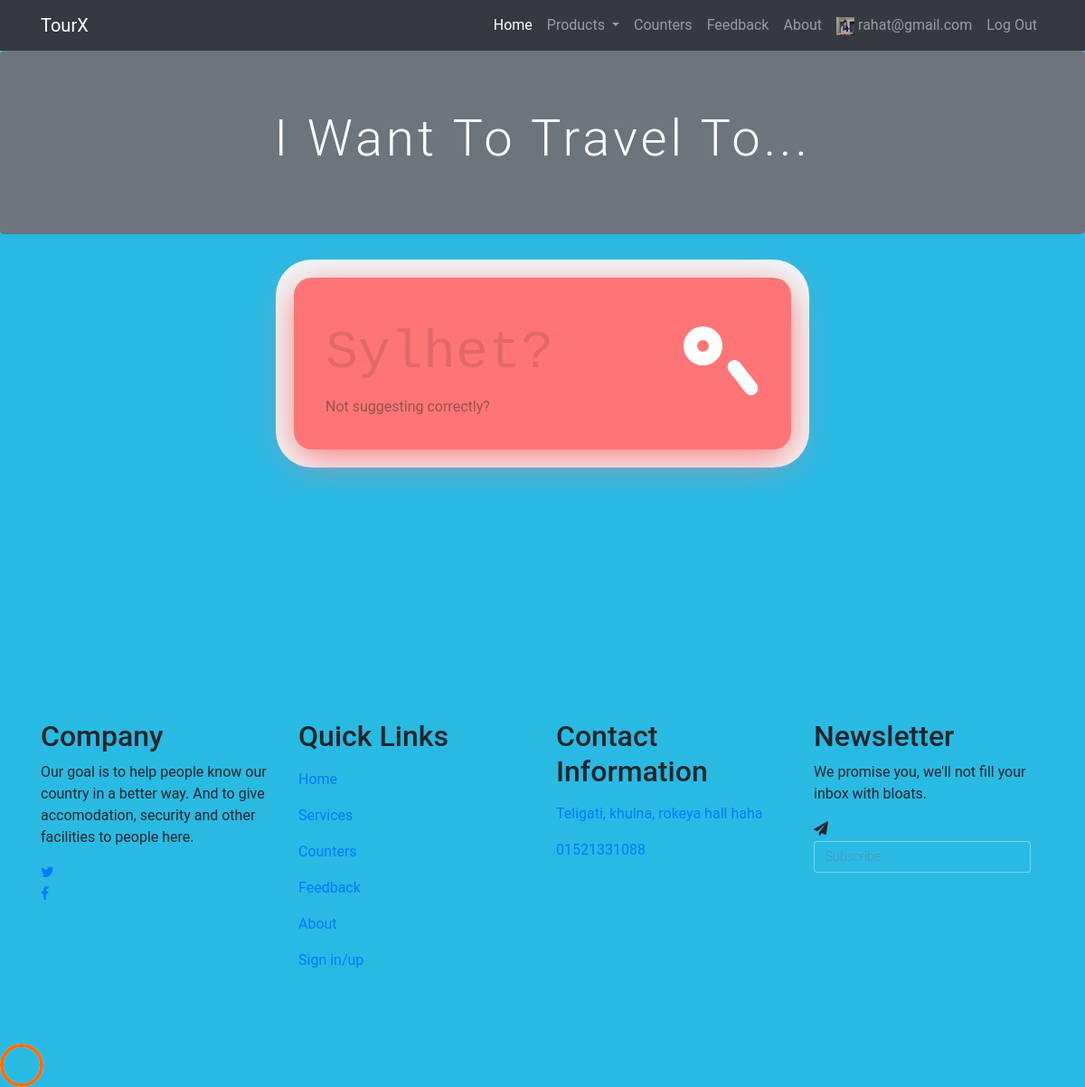
Screenshot of /tour/1/ (signed in) with the database file from the repository.
### tourx/models.py (models this page shows)
class Profile(AbstractUser):
    username = None
    email = models.EmailField(unique=True)
    profile_pic = models.ImageField(verbose_name='Profile Picture', upload_to='profiles/', null=True, blank=True)
    mobile = models.CharField(max_length=100)
    photo_id = models.ImageField(verbose_name='Photo ID', upload_to='photo_ids', null=True, blank=True)
    is_scout = models.BooleanField(default=False)
    address = models.CharField(max_length=200)
    tokens = models.IntegerField(default=0)
    birth = models.DateField(default='2010-12-30')
    USERNAME_FIELD = 'email'
    REQUIRED_FIELDS = []
    objects = UserManager()

### tourx/views.py (the view, shortened to what this page needs)
# urls.py: path('tour/<val>/', views.tour, name='tour'),
def tour(request, val):
    print('In tour')
    if val == '1':
        jumbo_title = 'I want to travel to...'
        search = 'Sylhet?'
        next_des = 2
        typ = 'tour'
        context = {'jumbo_title': jumbo_title, 'search': search, 'next': next_des, 'type': typ}
        return render(request, template_name='tour.html', context=context)
    else:
        product_list = models.Place.objects.all()
        typ = 'tour'
        context = {'products': product_list, 'type': typ}
        print(product_list)
        return render(request, template_name='selection.html', context=context)

### templates/tour.html
{% extends 'base.html' %}
{% load static %}
{% block extra_css %}
    <link href="{% static 'css/search.css' %}" rel="stylesheet">
{% endblock %}
{% block content %}
    <div>
        <div class="jumbotron bg-secondary">
          <h1 class="display-4">{{ jumbo_title }}</h1>
        </div>
    </div>
    <div id="search" class="mt-5 mb-5">
        <div class="tb">
            <div class="td">
                <input type="text" placeholder="{{ search }}" required>
            </div>
            <div class="td" id="s-cover">
                <button onclick="window.location.href = '{% url type next %}';">
                    <div id="s-circle"></div>
                    <span></span>
                </button>
            </div>
        </div>
        <a href="#" style="color: #2e2e2e; opacity: .5">Not suggesting correctly?</a>
    </div>
    <div style="height: 250px;"></div>
{%  endblock %}

### templates/base.html (shortened to what this page needs)
{% load static %}
<!DOCTYPE html>
<html lang="en">
<head>
    <link rel="stylesheet" href="https://cdnjs.cloudflare.com/ajax/libs/twitter-bootstrap/4.3.1/css/bootstrap.min.css">
    <link rel="stylesheet" href="https://cdnjs.cloudflare.com/ajax/libs/open-iconic/1.1.1/font/css/open-iconic-bootstrap.min.css">
    <link rel="stylesheet" href="https://cdnjs.cloudflare.com/ajax/libs/OwlCarousel2/2.3.4/assets/owl.carousel.min.css">
    <link rel="stylesheet" href="https://cdnjs.cloudflare.com/ajax/libs/OwlCarousel2/2.3.4/assets/owl.theme.default.min.css">
    <link rel="stylesheet" href="https://cdnjs.cloudflare.com/ajax/libs/magnific-popup.js/1.1.0/magnific-popup.min.css">
    <link rel="stylesheet" href="https://cdnjs.cloudflare.com/ajax/libs/aos/2.3.4/aos.css">
    <link rel="stylesheet" href="https://cdnjs.cloudflare.com/ajax/libs/ionicons/4.4.8/css/ionicons.min.css">
    <link rel="stylesheet" href="https://cdnjs.cloudflare.com/ajax/libs/bootstrap-datepicker/1.8.0/css/bootstrap-datepicker.min.css">
    <link rel="stylesheet" href="https://cdnjs.cloudflare.com/ajax/libs/jquery-timepicker/1.10.0/jquery.timepicker.min.css">
    <link rel="stylesheet" href="{% static 'css/base.css' %}">
    <link rel="stylesheet" href="{% static 'css/animate.css' %}">
    <link rel="stylesheet" href="{% static 'css/flaticon.css' %}">
    <link rel="stylesheet" href="{% static 'css/icomoon.css' %}">
    {% block extra_css %}
    {% endblock %}
</head>
<body>
<nav class="navbar navbar-expand-lg navbar-dark ftco_navbar bg-dark ftco-navbar-light" id="ftco-navbar">
    <div class="container">
        <a class="navbar-brand" href="index.html">TourX</a>
        <div class="collapse navbar-collapse" id="ftco-nav">
            <ul class="navbar-nav ml-auto">
                <li class="nav-item active"><a href="{% url 'home' %}" class="nav-link">Home</a></li>
                <li class="nav-item dropdown">
                    <a class="nav-link dropdown-toggle" href="#" id="dropdown04" data-toggle="dropdown" aria-haspopup="true" aria-expanded="false">
                        Products
                    </a>
                </li>
                <li class="nav-item"><a href="{% url 'counters' %}" class="nav-link">Counters</a></li>
                <li class="nav-item"><a href="about" class="nav-link">Feedback</a></li>
                <li class="nav-item"><a href="#about" class="nav-link">About</a></li>
                {% if user.is_authenticated %}
                    <li class="nav-item"><a href="{% url 'loggedin' %}" class="nav-link"><img src="{{ user.profile_pic.url }}" height="20px" width="20px" alt="Profile picture"/> {{ user.email }}</a></li>
                    <li class="nav-item"><a href="{% url 'logout' %}" class="nav-link">Log Out</a></li>
                {% else %}
                    <li class="nav-item"><a href="{% url 'login' %}" class="nav-link">Sign in</a></li>
                    <li class="nav-item"><a href="{% url 'signup' %}" class="nav-link">Sign up</a></li>
                {% endif %}
            </ul>
        </div>
    </div>
</nav>
{% block content %}
{% endblock %}
<footer class="ftco-footer ftco-bg-dark ftco-section" id="about">
    <div class="container">
        <div class="row mb-5">
            <div class="col-md">
                <div class="ftco-footer-widget mb-4">
                    <h2 class="ftco-heading-2">Company</h2>
                    <p>Our goal is to help people know our country in a better way. And to give accomodation, security and other facilities to people here.</p>
                    <ul class="ftco-footer-social list-unstyled float-md-left float-lft">
                        <li class="ftco-animate"><a href="#"><span class="icon-twitter"></span></a></li>
                        <li class="ftco-animate"><a href="#"><span class="icon-facebook"></span></a></li>
                    </ul>
                </div>
            </div>
            <div class="col-md">
                <div class="ftco-footer-widget mb-4">
                    <h2 class="ftco-heading-2">Quick Links</h2>
                    <ul class="list-unstyled">
                        <li><a href="#" class="py-2 d-block">Home</a></li>
                        <li><a href="#" class="py-2 d-block">Services</a></li>
                        <li><a href="#" class="py-2 d-block">Counters</a></li>
                        <li><a href="#" class="py-2 d-block">Feedback</a></li>
                        <li><a href="#" class="py-2 d-block">About</a></li>
                        <li><a href="#" class="py-2 d-block">Sign in/up</a></li>
                    </ul>
                </div>
            </div>
            <div class="col-md">
                <div class="ftco-footer-widget mb-4">
                    <h2 class="ftco-heading-2">Contact Information</h2>
                    <ul class="list-unstyled">
                        <li><a href="#" class="py-2 d-block">Teligati, khulna, rokeya hall haha</a></li>
                        <li><a href="#" class="py-2 d-block">01521331088</a></li>
                    </ul>
                </div>
            </div>
            <div class="col-md">
                <div class="ftco-footer-widget mb-4">
                    <h2 class="ftco-heading-2">Newsletter</h2>
                    <p>We promise you, we'll not fill your inbox with bloats.</p>
                    <form action="#" class="subscribe-form">
                        <div class="form-group">
                            <span class="icon icon-paper-plane"></span>
                            <input type="text" class="form-control" placeholder="Subscribe">
                        </div>
                    </form>
                </div>
            </div>
        </div>
    </div>
</footer>
<div id="ftco-loader" class="show fullscreen">
    <svg class="circular" width="48px" height="48px">
        <circle class="path-bg" cx="24" cy="24" r="22" fill="none" stroke-width="4" stroke="#eeeeee"></circle>
        <circle class="path" cx="24" cy="24" r="22" fill="none" stroke-width="4" stroke-miterlimit="10" stroke="#F96D00"></circle>
    </svg>
</div>
</body>
</html>

### static/css/base.css (style rules this page uses)
body { background-size: cover; background: #29bae4 fixed; font-family: 'Roboto', sans-serif; }
h1 { font-size: 3em; text-align: center; color: #fff; font-weight: 100; text-transform: capitalize; letter-spacing: 4px; font-family: 'Roboto', sans-serif; }
input[type="text"], input[type="email"], input[type="password"] { font-size: 0.9em; color: #fff; font-weight: 100; width: 94.5%; display: block; border: none; padding: 0.8em; border: solid 1px rgba(255, 255, 255, 0.37); -webkit-transition: all 0.3s cubic-bezier(0.64, 0.09, 0.08, 1); transition: all 0.3s cubic-bezier(0.64, 0.09, 0.08, 1); background: -webkit-linear-gradient(top, rgba(255, 255, 255, 0) 96%, #fff 4%); background: linear-gradient(to bottom, rgba(255, 255, 255, 0) 96%, #fff 4%); background-position: -800px 0; background-size: 100%; background-repeat: no-repeat; color: #fff; font-family: 'Roboto', sans-serif; }
@media (max-width: 1440px) { input[type="text"], input[type="email"], input[type="password"] { width: 94%; } }
@media (max-width: 1366px) { h1 { font-size: 2.6em; } }

### static/css/icomoon.css (style rules this page uses)
[class^=icon-],[class*=" icon-"] { font-family:icomoon!important;speak:none;font-style:normal;font-weight:400;font-variant:normal;text-transform:none;line-height:1;-webkit-font-smoothing:antialiased;-moz-osx-font-smoothing:grayscale }
.icon-twitter:before { content:"\f099" }
.icon-facebook:before { content:"\f09a" }
.icon-paper-plane:before { content:"\f1d8" }

### static/css/search.css (style rules this page uses)
#search .tb { display: table; width: 100%; }
#search .td { display: table-cell; vertical-align: middle; }
#search input, button { color: #fff; font-family: Nunito, monospace; padding: 0; margin: 0; border: 0; background-color: transparent; }
#search { top: 50%; left: 0; right: 0; width: 550px; padding: 35px; margin: -83px auto 0 auto; background-color: #ff7575; border-radius: 20px; box-shadow: 0 10px 40px #ff7c7c, 0 0 0 20px #ffffffeb; }
#search input[type="text"] { width: 100%; height: 96px; font-size: 60px; line-height: 1; }
#search input[type="text"]::placeholder { color: #e16868; }
#search #s-cover { width: 1px; padding-left: 35px; }
#search button { position: relative; display: block; width: 84px; height: 96px; cursor: pointer; }
#search #s-circle { position: relative; top: -8px; left: 0; width: 43px; height: 43px; margin-top: 0; border-width: 15px; border: 15px solid #fff; background-color: transparent; border-radius: 50%; transition: 0.5s ease all; }
#search button span { position: absolute; top: 68px; left: 43px; display: block; width: 45px; height: 15px; background-color: transparent; border-radius: 10px; transform: rotateZ(52deg); transition: 0.5s ease all; }
#search button span:before, button span:after { content: ''; position: absolute; bottom: 0; right: 0; width: 45px; height: 15px; background-color: #fff; border-radius: 10px; transform: rotateZ(0); transition: 0.5s ease all; }

### rows the page displays
Profile: profile_pic (picture), email "rahat@gmail.com"

### other values shown
{{ jumbo_title }} "I Want To Travel To..."
